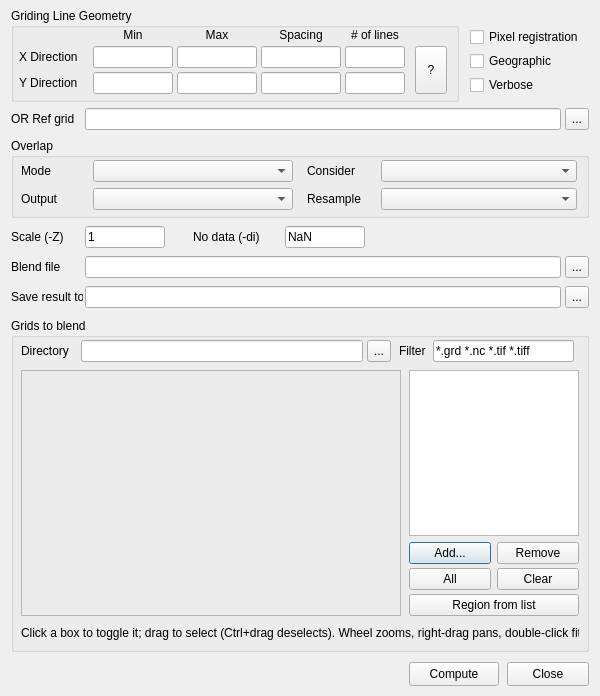
<?xml version="1.0" encoding="UTF-8"?>
<ui version="4.0">
 <class>GrdBlendDialog</class>
 <widget class="QDialog" name="GrdBlendDialog">
  <property name="geometry">
   <rect>
    <x>0</x>
    <y>0</y>
    <width>600</width>
    <height>696</height>
   </rect>
  </property>
  <property name="windowTitle">
   <string>grdblend</string>
  </property>
  <widget class="QGroupBox" name="geoGroup">
   <property name="geometry">
    <rect>
     <x>11</x>
     <y>8</y>
     <width>448</width>
     <height>94</height>
    </rect>
   </property>
   <property name="title">
    <string>Griding Line Geometry</string>
   </property>
   <widget class="QLabel" name="minLab">
    <property name="geometry">
     <rect>
      <x>82</x>
      <y>18</y>
      <width>80</width>
      <height>18</height>
     </rect>
    </property>
    <property name="text">
     <string>Min</string>
    </property>
    <property name="alignment">
     <set>Qt::AlignmentFlag::AlignCenter</set>
    </property>
   </widget>
   <widget class="QLabel" name="maxLab">
    <property name="geometry">
     <rect>
      <x>166</x>
      <y>18</y>
      <width>80</width>
      <height>18</height>
     </rect>
    </property>
    <property name="text">
     <string>Max</string>
    </property>
    <property name="alignment">
     <set>Qt::AlignmentFlag::AlignCenter</set>
    </property>
   </widget>
   <widget class="QLabel" name="spacingLab">
    <property name="geometry">
     <rect>
      <x>250</x>
      <y>18</y>
      <width>80</width>
      <height>18</height>
     </rect>
    </property>
    <property name="text">
     <string>Spacing</string>
    </property>
    <property name="alignment">
     <set>Qt::AlignmentFlag::AlignCenter</set>
    </property>
   </widget>
   <widget class="QLabel" name="nLinesLab">
    <property name="geometry">
     <rect>
      <x>334</x>
      <y>18</y>
      <width>60</width>
      <height>18</height>
     </rect>
    </property>
    <property name="text">
     <string># of lines</string>
    </property>
    <property name="alignment">
     <set>Qt::AlignmentFlag::AlignCenter</set>
    </property>
   </widget>
   <widget class="QLabel" name="xDirLab">
    <property name="geometry">
     <rect>
      <x>8</x>
      <y>38</y>
      <width>72</width>
      <height>22</height>
     </rect>
    </property>
    <property name="text">
     <string>X Direction</string>
    </property>
   </widget>
   <widget class="QLineEdit" name="xMin">
    <property name="geometry">
     <rect>
      <x>82</x>
      <y>38</y>
      <width>80</width>
      <height>22</height>
     </rect>
    </property>
   </widget>
   <widget class="QLineEdit" name="xMax">
    <property name="geometry">
     <rect>
      <x>166</x>
      <y>38</y>
      <width>80</width>
      <height>22</height>
     </rect>
    </property>
   </widget>
   <widget class="QLineEdit" name="xInc">
    <property name="geometry">
     <rect>
      <x>250</x>
      <y>38</y>
      <width>80</width>
      <height>22</height>
     </rect>
    </property>
   </widget>
   <widget class="QLineEdit" name="xN">
    <property name="geometry">
     <rect>
      <x>334</x>
      <y>38</y>
      <width>60</width>
      <height>22</height>
     </rect>
    </property>
   </widget>
   <widget class="QLabel" name="yDirLab">
    <property name="geometry">
     <rect>
      <x>8</x>
      <y>64</y>
      <width>72</width>
      <height>22</height>
     </rect>
    </property>
    <property name="text">
     <string>Y Direction</string>
    </property>
   </widget>
   <widget class="QLineEdit" name="yMin">
    <property name="geometry">
     <rect>
      <x>82</x>
      <y>64</y>
      <width>80</width>
      <height>22</height>
     </rect>
    </property>
   </widget>
   <widget class="QLineEdit" name="yMax">
    <property name="geometry">
     <rect>
      <x>166</x>
      <y>64</y>
      <width>80</width>
      <height>22</height>
     </rect>
    </property>
   </widget>
   <widget class="QLineEdit" name="yInc">
    <property name="geometry">
     <rect>
      <x>250</x>
      <y>64</y>
      <width>80</width>
      <height>22</height>
     </rect>
    </property>
   </widget>
   <widget class="QLineEdit" name="yN">
    <property name="geometry">
     <rect>
      <x>334</x>
      <y>64</y>
      <width>60</width>
      <height>22</height>
     </rect>
    </property>
   </widget>
   <widget class="QToolButton" name="helpBtn">
    <property name="geometry">
     <rect>
      <x>404</x>
      <y>38</y>
      <width>32</width>
      <height>48</height>
     </rect>
    </property>
    <property name="toolTip">
     <string>Edit any two of Min/Max/Spacing/# and the rest are derived.</string>
    </property>
    <property name="text">
     <string>?</string>
    </property>
   </widget>
  </widget>
  <widget class="QCheckBox" name="chk_pixel">
   <property name="geometry">
    <rect>
     <x>470</x>
     <y>26</y>
     <width>119</width>
     <height>22</height>
    </rect>
   </property>
   <property name="toolTip">
    <string>Pixel registration for the output grid (-r). Input grids with another registration are resampled first.</string>
   </property>
   <property name="text">
    <string>Pixel registration</string>
   </property>
  </widget>
  <widget class="QCheckBox" name="chk_geog">
   <property name="geometry">
    <rect>
     <x>470</x>
     <y>50</y>
     <width>119</width>
     <height>22</height>
    </rect>
   </property>
   <property name="toolTip">
    <string>The grids' x,y are longitude/latitude (-fg). Ticked by itself when the selected grids say so.</string>
   </property>
   <property name="text">
    <string>Geographic</string>
   </property>
  </widget>
  <widget class="QCheckBox" name="chk_verbose">
   <property name="geometry">
    <rect>
     <x>470</x>
     <y>74</y>
     <width>119</width>
     <height>22</height>
    </rect>
   </property>
   <property name="toolTip">
    <string>Let GMT report its progress (-V)</string>
   </property>
   <property name="text">
    <string>Verbose</string>
   </property>
  </widget>
  <widget class="QLabel" name="refLab">
   <property name="geometry">
    <rect>
     <x>11</x>
     <y>108</y>
     <width>72</width>
     <height>22</height>
    </rect>
   </property>
   <property name="text">
    <string>OR Ref grid</string>
   </property>
  </widget>
  <widget class="QLineEdit" name="refEdit">
   <property name="geometry">
    <rect>
     <x>85</x>
     <y>108</y>
     <width>476</width>
     <height>22</height>
    </rect>
   </property>
   <property name="toolTip">
    <string>Pick a grid/image; its region, spacing and size fill the boxes above.</string>
   </property>
  </widget>
  <widget class="QToolButton" name="refBtn">
   <property name="geometry">
    <rect>
     <x>565</x>
     <y>108</y>
     <width>24</width>
     <height>22</height>
    </rect>
   </property>
   <property name="text">
    <string>...</string>
   </property>
  </widget>
  <widget class="QGroupBox" name="gb_mode">
   <property name="geometry">
    <rect>
     <x>11</x>
     <y>138</y>
     <width>578</width>
     <height>80</height>
    </rect>
   </property>
   <property name="title">
    <string>Overlap</string>
   </property>
   <widget class="QLabel" name="lb_mode">
    <property name="geometry">
     <rect>
      <x>10</x>
      <y>22</y>
      <width>70</width>
      <height>22</height>
     </rect>
    </property>
    <property name="text">
     <string>Mode</string>
    </property>
   </widget>
   <widget class="QComboBox" name="cb_mode">
    <property name="geometry">
     <rect>
      <x>82</x>
      <y>22</y>
      <width>200</width>
      <height>22</height>
     </rect>
    </property>
    <property name="toolTip">
     <string>Blend the overlaps with cosine-taper weights, or (-C, clobber) just pick the value of one of the grids covering a node. Weights and tapering are ignored in clobber mode.</string>
    </property>
   </widget>
   <widget class="QLabel" name="lb_sign">
    <property name="geometry">
     <rect>
      <x>296</x>
      <y>22</y>
      <width>70</width>
      <height>22</height>
     </rect>
    </property>
    <property name="text">
     <string>Consider</string>
    </property>
   </widget>
   <widget class="QComboBox" name="cb_sign">
    <property name="geometry">
     <rect>
      <x>370</x>
      <y>22</y>
      <width>196</width>
      <height>22</height>
     </rect>
    </property>
    <property name="toolTip">
     <string>Clobber modifier: the output starts as the first grid, and later grids are considered only where their values are negative (+n) or positive (+p).</string>
    </property>
   </widget>
   <widget class="QLabel" name="lb_output">
    <property name="geometry">
     <rect>
      <x>10</x>
      <y>50</y>
      <width>70</width>
      <height>22</height>
     </rect>
    </property>
    <property name="text">
     <string>Output</string>
    </property>
   </widget>
   <widget class="QComboBox" name="cb_output">
    <property name="geometry">
     <rect>
      <x>82</x>
      <y>50</y>
      <width>200</width>
      <height>22</height>
     </rect>
    </property>
    <property name="toolTip">
     <string>The blended grid, or (-W) the weights used for each node instead, or (-Wz) the weight*z sum.</string>
    </property>
   </widget>
   <widget class="QLabel" name="lb_interp">
    <property name="geometry">
     <rect>
      <x>296</x>
      <y>50</y>
      <width>70</width>
      <height>22</height>
     </rect>
    </property>
    <property name="text">
     <string>Resample</string>
    </property>
   </widget>
   <widget class="QComboBox" name="cb_interp">
    <property name="geometry">
     <rect>
      <x>370</x>
      <y>50</y>
      <width>196</width>
      <height>22</height>
     </rect>
    </property>
    <property name="toolTip">
     <string>Interpolation (-n) used when an input grid does not share the output's spacing or registration and must be resampled first.</string>
    </property>
   </widget>
  </widget>
  <widget class="QLabel" name="lb_scale">
   <property name="geometry">
    <rect>
     <x>11</x>
     <y>226</y>
     <width>72</width>
     <height>22</height>
    </rect>
   </property>
   <property name="text">
    <string>Scale (-Z)</string>
   </property>
  </widget>
  <widget class="QLineEdit" name="edit_scale">
   <property name="geometry">
    <rect>
     <x>85</x>
     <y>226</y>
     <width>80</width>
     <height>22</height>
    </rect>
   </property>
   <property name="toolTip">
    <string>Multiply the output values by this factor before writing them.</string>
   </property>
   <property name="text">
    <string>1</string>
   </property>
  </widget>
  <widget class="QLabel" name="lb_nodata">
   <property name="geometry">
    <rect>
     <x>193</x>
     <y>226</y>
     <width>90</width>
     <height>22</height>
    </rect>
   </property>
   <property name="text">
    <string>No data (-di)</string>
   </property>
  </widget>
  <widget class="QLineEdit" name="edit_nodata">
   <property name="geometry">
    <rect>
     <x>285</x>
     <y>226</y>
     <width>80</width>
     <height>22</height>
    </rect>
   </property>
   <property name="toolTip">
    <string>Value given to the nodes that no input grid covers.</string>
   </property>
   <property name="text">
    <string>NaN</string>
   </property>
  </widget>
  <widget class="QLabel" name="lb_blendfile">
   <property name="geometry">
    <rect>
     <x>11</x>
     <y>256</y>
     <width>72</width>
     <height>22</height>
    </rect>
   </property>
   <property name="text">
    <string>Blend file</string>
   </property>
  </widget>
  <widget class="QLineEdit" name="edit_blendfile">
   <property name="geometry">
    <rect>
     <x>85</x>
     <y>256</y>
     <width>476</width>
     <height>22</height>
    </rect>
   </property>
   <property name="toolTip">
    <string>Optional ASCII blend file: one record per grid, &quot;file [-Rinner|-] [weight]&quot;. When given it is used INSTEAD of the list of grids below.</string>
   </property>
  </widget>
  <widget class="QToolButton" name="btn_blendfile">
   <property name="geometry">
    <rect>
     <x>565</x>
     <y>256</y>
     <width>24</width>
     <height>22</height>
    </rect>
   </property>
   <property name="text">
    <string>...</string>
   </property>
  </widget>
  <widget class="QLabel" name="lb_out">
   <property name="geometry">
    <rect>
     <x>11</x>
     <y>286</y>
     <width>72</width>
     <height>22</height>
    </rect>
   </property>
   <property name="text">
    <string>Save result to</string>
   </property>
  </widget>
  <widget class="QLineEdit" name="edit_outfile">
   <property name="geometry">
    <rect>
     <x>85</x>
     <y>286</y>
     <width>476</width>
     <height>22</height>
    </rect>
   </property>
   <property name="toolTip">
    <string>Optional output grid file. Leave empty to keep the result only in this window.</string>
   </property>
  </widget>
  <widget class="QToolButton" name="btn_outfile">
   <property name="geometry">
    <rect>
     <x>565</x>
     <y>286</y>
     <width>24</width>
     <height>22</height>
    </rect>
   </property>
   <property name="text">
    <string>...</string>
   </property>
  </widget>
  <widget class="QGroupBox" name="gb_grids">
   <property name="geometry">
    <rect>
     <x>11</x>
     <y>318</y>
     <width>578</width>
     <height>334</height>
    </rect>
   </property>
   <property name="title">
    <string>Grids to blend</string>
   </property>
   <widget class="QLabel" name="lb_dir">
    <property name="geometry">
     <rect>
      <x>10</x>
      <y>22</y>
      <width>58</width>
      <height>22</height>
     </rect>
    </property>
    <property name="text">
     <string>Directory</string>
    </property>
   </widget>
   <widget class="QLineEdit" name="edit_dir">
    <property name="geometry">
     <rect>
      <x>70</x>
      <y>22</y>
      <width>282</width>
      <height>22</height>
     </rect>
    </property>
    <property name="toolTip">
     <string>Folder holding the grids. Pick it with &quot;...&quot; (or double-click here), or type it: its grids are drawn on the map as soon as it is entered.</string>
    </property>
   </widget>
   <widget class="QToolButton" name="btn_dir">
    <property name="geometry">
     <rect>
      <x>356</x>
      <y>22</y>
      <width>24</width>
      <height>22</height>
     </rect>
    </property>
    <property name="text">
     <string>...</string>
    </property>
   </widget>
   <widget class="QLabel" name="lb_filter">
    <property name="geometry">
     <rect>
      <x>388</x>
      <y>22</y>
      <width>32</width>
      <height>22</height>
     </rect>
    </property>
    <property name="text">
     <string>Filter</string>
    </property>
   </widget>
   <widget class="QLineEdit" name="edit_filter">
    <property name="geometry">
     <rect>
      <x>422</x>
      <y>22</y>
      <width>141</width>
      <height>22</height>
     </rect>
    </property>
    <property name="toolTip">
     <string>File name patterns, separated by blanks or ';'.</string>
    </property>
    <property name="text">
     <string>*.grd *.nc *.tif *.tiff</string>
    </property>
   </widget>
   <widget class="QFrame" name="frame_map">
    <property name="geometry">
     <rect>
      <x>10</x>
      <y>52</y>
      <width>380</width>
      <height>246</height>
     </rect>
    </property>
    <property name="frameShape">
     <enum>QFrame::Shape::StyledPanel</enum>
    </property>
    <property name="frameShadow">
     <enum>QFrame::Shadow::Sunken</enum>
    </property>
   </widget>
   <widget class="QListWidget" name="list_grids">
    <property name="geometry">
     <rect>
      <x>398</x>
      <y>52</y>
      <width>170</width>
      <height>166</height>
     </rect>
    </property>
    <property name="toolTip">
     <string>The grids grdblend uses, in this order (it matters for the First/Last clobber modes). Drag to reorder.</string>
    </property>
   </widget>
   <widget class="QPushButton" name="push_add">
    <property name="geometry">
     <rect>
      <x>398</x>
      <y>224</y>
      <width>82</width>
      <height>22</height>
     </rect>
    </property>
    <property name="toolTip">
     <string>Add grid files by name (they are drawn on the map too).</string>
    </property>
    <property name="text">
     <string>Add...</string>
    </property>
   </widget>
   <widget class="QPushButton" name="push_remove">
    <property name="geometry">
     <rect>
      <x>486</x>
      <y>224</y>
      <width>82</width>
      <height>22</height>
     </rect>
    </property>
    <property name="toolTip">
     <string>Take the highlighted grids off the list.</string>
    </property>
    <property name="text">
     <string>Remove</string>
    </property>
   </widget>
   <widget class="QPushButton" name="push_all">
    <property name="geometry">
     <rect>
      <x>398</x>
      <y>250</y>
      <width>82</width>
      <height>22</height>
     </rect>
    </property>
    <property name="toolTip">
     <string>Select every grid on the map.</string>
    </property>
    <property name="text">
     <string>All</string>
    </property>
   </widget>
   <widget class="QPushButton" name="push_clear">
    <property name="geometry">
     <rect>
      <x>486</x>
      <y>250</y>
      <width>82</width>
      <height>22</height>
     </rect>
    </property>
    <property name="toolTip">
     <string>Empty the list.</string>
    </property>
    <property name="text">
     <string>Clear</string>
    </property>
   </widget>
   <widget class="QPushButton" name="push_fit">
    <property name="geometry">
     <rect>
      <x>398</x>
      <y>276</y>
      <width>170</width>
      <height>22</height>
     </rect>
    </property>
    <property name="toolTip">
     <string>Set the region to the union of the listed grids and the spacing to the finest of theirs.</string>
    </property>
    <property name="text">
     <string>Region from list</string>
    </property>
   </widget>
   <widget class="QLabel" name="lb_hint">
    <property name="geometry">
     <rect>
      <x>10</x>
      <y>304</y>
      <width>558</width>
      <height>22</height>
     </rect>
    </property>
    <property name="text">
     <string>Click a box to toggle it; drag to select (Ctrl+drag deselects). Wheel zooms, right-drag pans, double-click fits.</string>
    </property>
   </widget>
  </widget>
  <widget class="QWidget" name="manualHolder" native="true">
   <property name="geometry">
    <rect>
     <x>11</x>
     <y>662</y>
     <width>24</width>
     <height>24</height>
    </rect>
   </property>
  </widget>
  <widget class="QPushButton" name="push_compute">
   <property name="geometry">
    <rect>
     <x>409</x>
     <y>662</y>
     <width>90</width>
     <height>24</height>
    </rect>
   </property>
   <property name="text">
    <string>Compute</string>
   </property>
  </widget>
  <widget class="QPushButton" name="push_close">
   <property name="geometry">
    <rect>
     <x>507</x>
     <y>662</y>
     <width>82</width>
     <height>24</height>
    </rect>
   </property>
   <property name="text">
    <string>Close</string>
   </property>
  </widget>
 </widget>
 <resources/>
 <connections/>
</ui>
